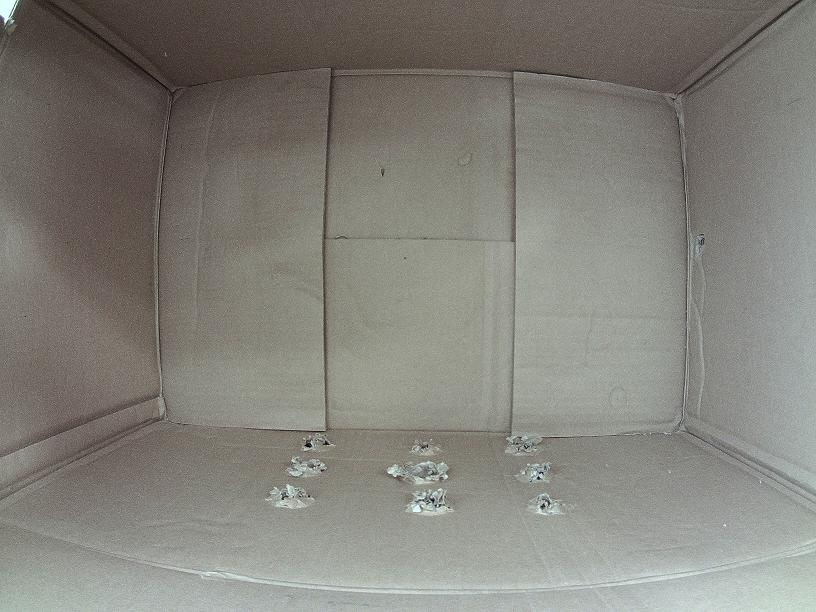
#> input picture empty.jpg, 816 x 612 px, found by its file name
$ python bag3.py   (older library calls are emulated)
#> lines starting #> are read from the running program, lines starting #| are printed output that depends on the picture
import cv2
import numpy as np

# load the images
empty = cv2.imread("empty.jpg")
#> empty is the input picture: shape (612, 816, 3); mean B, G, R 122.4, 129.1, 130.8
full = cv2.imread("tetes.jpg")
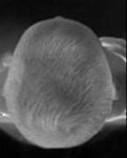
#> input picture tetes.jpg, 127 x 158 px, found by its file name
#> full is the input picture: shape (158, 127, 3); min 0, max 245, mean 78.2

# save color copy for visualization
full_c = full.copy()

# convert to grayscale
empty_g = cv2.cvtColor(empty, cv2.COLOR_BGR2GRAY)
full_g = cv2.cvtColor(full, cv2.COLOR_BGR2GRAY)

# blur to account for small camera movement
# you could try if maybe different values will maybe
# more reliable for broader cases
empty_g = cv2.GaussianBlur(empty_g, (41, 41), 0)
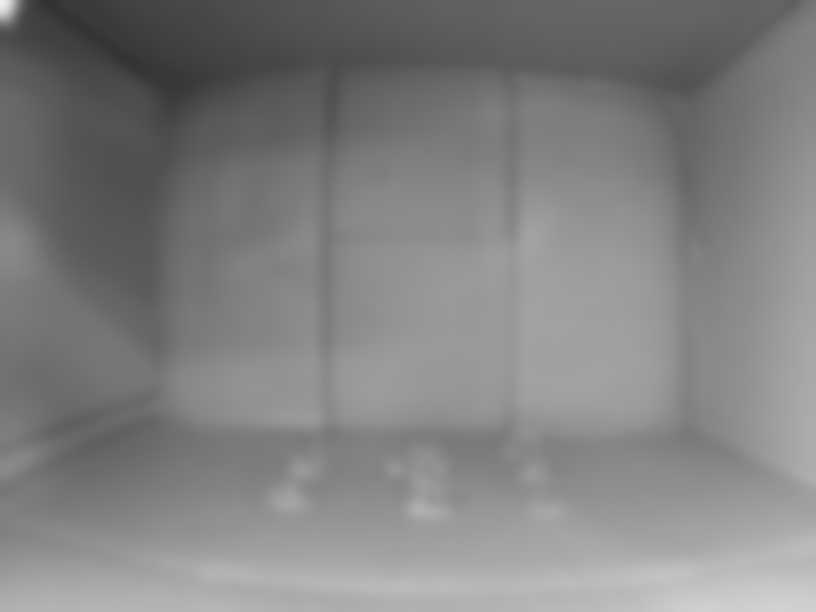
#> empty_g: shape (612, 816); min 49, max 239, mean 128.9
full_g = cv2.GaussianBlur(full_g, (41, 41), 0)
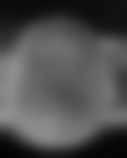
#> full_g: shape (158, 127); min 3, max 144, mean 78.4

# get the difference between full and empty box
#> (the run stopped early here; a loop or call above may not have finished)
